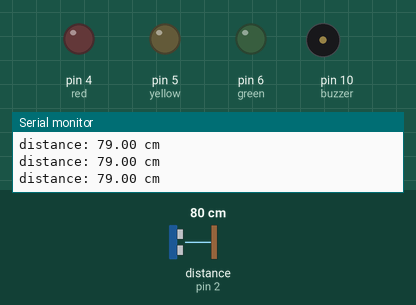
This sketch was run on a simulated Arduino Uno, built with avr-gcc and run on an emulated ATmega328P. Parts: output pins drawn as LEDs (lit = HIGH), buzzer (waves = sounding, pin HIGH), the last lines printed to the serial monitor. Wiring (inferred from the names in the program): ultrasonic range finder: trigger pin 3; echo pin 2. The test bench sets the inputs (shaded band); at power-on: distance to the obstacle (sensor on pin 2) 80 cm. The echo pulse lasts 58.3 µs per cm; pins used as bus, display or sensor lines are not drawn.

Above: at 1.2 s.
1.3 s: distance to the obstacle (sensor on pin 2) set to 66 cm
4.3 s: distance to the obstacle (sensor on pin 2) set to 55 cm
At 4.7 s:
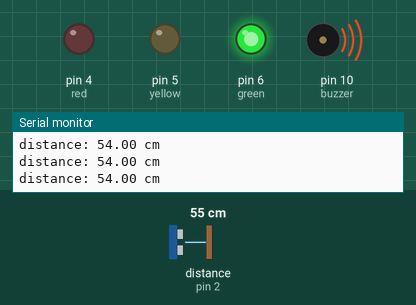
7.3 s: distance to the obstacle (sensor on pin 2) set to 45 cm
10.3 s: distance to the obstacle (sensor on pin 2) set to 38 cm
At 10.47 s:
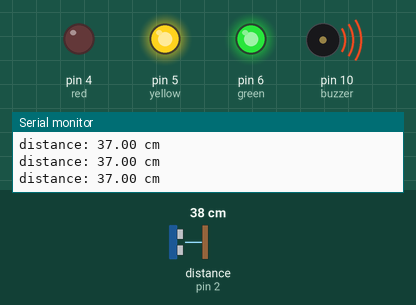
13.3 s: distance to the obstacle (sensor on pin 2) set to 22 cm
16.3 s: distance to the obstacle (sensor on pin 2) set to 17 cm
At 16.61 s:
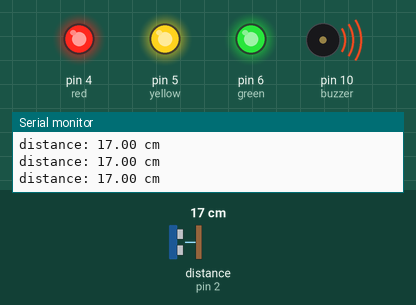
Timing chart, 0 to 20.3 s (numbered marks = the images above; inputs shaded):
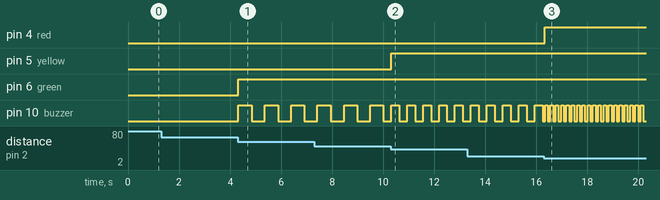

Measured:
- the behaviour switches between 61 and 60 cm on distance to the obstacle (sensor on pin 2) (found by bisection; images 0 and 1)
- the behaviour switches between 41 and 40 cm on distance to the obstacle (sensor on pin 2) (found by bisection; images 1 and 2)
- the behaviour switches between 20 and 19 cm on distance to the obstacle (sensor on pin 2) (found by bisection; images 2 and 3)
- after the input at 4.3 s, pin 6 (green): LOW → HIGH at once; pin 10 (buzzer): alternates HIGH for 0.52 s and LOW for 0.52 s, starting at once
- after the input at 10.3 s, pin 5 (yellow): LOW → HIGH at once; pin 10 (buzzer): alternates HIGH for 0.31 s and LOW for 0.31 s, starting at once
- after the input at 16.3 s, pin 4 (red): LOW → HIGH at once; pin 10 (buzzer): alternates HIGH for 0.10 s and LOW for 0.10 s, starting after 0.05 s

The sketch:

parkingsensor.ino
```cpp
#include <math.h>

int red = 4;
int yellow = 5;
int green = 6;
int buzzer = 10;
int echo = 2;
int trig = 3;
double duration = 0;
double distance = 0;
int buzzer_delay = 500;
int lim1 = 60;
int lim2 = 40;
int lim3 = 20;
double previousTime = 0;
double currentTime = 0;

/*
  The variable isDebug does so the program does not handle the piezo buzzer when debugging when isDebug is set to true. When using the product
  the isDebug is set to false so the program can handle the piezo buzzer and the light emmitting diodes.
*/
bool isDebug = false;

void setup() {
  /*this does so that everything written out can be seen in the serial monitor*/
  Serial.begin(9600);

  pinMode(red, OUTPUT);
  pinMode(yellow, OUTPUT);
  pinMode(green, OUTPUT);
  pinMode(buzzer, OUTPUT);
  pinMode(trig, OUTPUT);
  pinMode(echo, INPUT);
}

void loop() {
  currentTime = millis();

  /*a pulse is sent to the ultrasonic sensor*/
  digitalWrite(trig, HIGH);

  /*the pulse is on for 10 microseconds to trigger the ultrasonic sensor*/
  delayMicroseconds(10);

  /*the pulse is turned off so the ultrasonic sensor emmits ultrasound*/
  digitalWrite(trig, LOW);

  /*the time the sound takes from travelling to the target and back is stored*/
  duration = pulseIn(echo, HIGH);

  /*
    The distance is calculated using d=vt. The time is converted to seconds from milli seconds
    so the distance becomes in (m). The distance is divided by 2 to get the distance since the stored distance is
    the distance stored is for the sound to go from the ultrasonic sensor to the target and back.
    The distance is multiplied by 100 to get it in (cm) instead of (m).
  */

  distance = (340*(duration*0.000001)/2)*100;
  distance = round(distance);
  Serial.print("distance: ");
  Serial.print(distance);
  Serial.println(" cm");

  if (!isDebug) {
    if (distance >= lim1){
      /*green: off | yellow: off | red: off*/
      handleLED(LOW, LOW, LOW);
      digitalWrite(buzzer, LOW);
    } else if (distance < lim1 && distance >= lim2){
      buzzer_delay = 500;
      /*green: on | yellow: off | red: off*/
      handleLED(HIGH, LOW, LOW);
      buzzerSound(buzzer_delay);
    } else if (distance < lim2 && distance >= lim3){
      buzzer_delay = 300;
      /*green: on | yellow: on | red: off*/
      handleLED(HIGH, HIGH, LOW);
      buzzerSound(buzzer_delay);
    } else if (distance < lim3){
      buzzer_delay = 100;
      /*green: on | yellow: on | red: on*/
      handleLED(HIGH, HIGH, HIGH);
      buzzerSound(buzzer_delay);
    }
  }
  /*this does so the ultrasonic sensor does not measure the distance 0 every other time, since the sensor needs a delay*/
  delay(8);
}

/*this function is used to make the piezo buzer emmit sound where the time for the pulse is given*/
void buzzerSound(int buzzer_delay){
  if (currentTime - previousTime >= buzzer_delay){
    previousTime = currentTime;
    /*the piezo buzzer is either turned on or off*/
    if (digitalRead(buzzer) == LOW){
      digitalWrite(buzzer, HIGH);
    } else {
      digitalWrite(buzzer, LOW);
    }
  }
}

/*this function turns either on or off the LED depending on what mode for the LED is given is*/
void handleLED(int greenStatus, int yellowStatus, int redStatus){
  digitalWrite(green, greenStatus);
  digitalWrite(yellow, yellowStatus);
  digitalWrite(red, redStatus);
}
```
